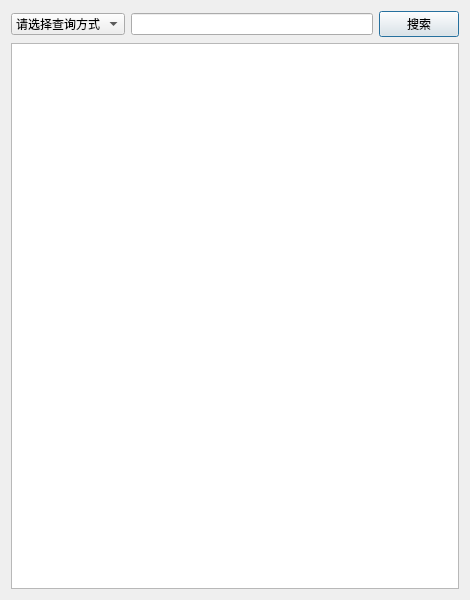
<?xml version="1.0" encoding="UTF-8"?>
<ui version="4.0">
 <class>QueryStu</class>
 <widget class="QDialog" name="QueryStu">
  <property name="geometry">
   <rect>
    <x>0</x>
    <y>0</y>
    <width>470</width>
    <height>600</height>
   </rect>
  </property>
  <property name="sizePolicy">
   <sizepolicy hsizetype="Preferred" vsizetype="Preferred">
    <horstretch>0</horstretch>
    <verstretch>0</verstretch>
   </sizepolicy>
  </property>
  <property name="minimumSize">
   <size>
    <width>0</width>
    <height>300</height>
   </size>
  </property>
  <property name="maximumSize">
   <size>
    <width>470</width>
    <height>16777215</height>
   </size>
  </property>
  <property name="windowTitle">
   <string>查询学生</string>
  </property>
  <layout class="QVBoxLayout" name="verticalLayout">
   <item>
    <layout class="QHBoxLayout" name="horizontalLayout" stretch="2,6,2">
     <item>
      <widget class="QComboBox" name="cbb_method">
       <item>
        <property name="text">
         <string>请选择查询方式</string>
        </property>
       </item>
       <item>
        <property name="text">
         <string>按姓名查询</string>
        </property>
       </item>
       <item>
        <property name="text">
         <string>按学号查询</string>
        </property>
       </item>
       <item>
        <property name="text">
         <string>按密码查询</string>
        </property>
       </item>
       <item>
        <property name="text">
         <string>按性别查询</string>
        </property>
       </item>
       <item>
        <property name="text">
         <string>按学院查询</string>
        </property>
       </item>
       <item>
        <property name="text">
         <string>按班级查询</string>
        </property>
       </item>
      </widget>
     </item>
     <item>
      <widget class="QLineEdit" name="le_content"/>
     </item>
     <item>
      <widget class="QPushButton" name="btn_search">
       <property name="text">
        <string>搜索</string>
       </property>
      </widget>
     </item>
    </layout>
   </item>
   <item>
    <widget class="QTableView" name="tableView"/>
   </item>
  </layout>
 </widget>
 <resources/>
 <connections/>
</ui>
